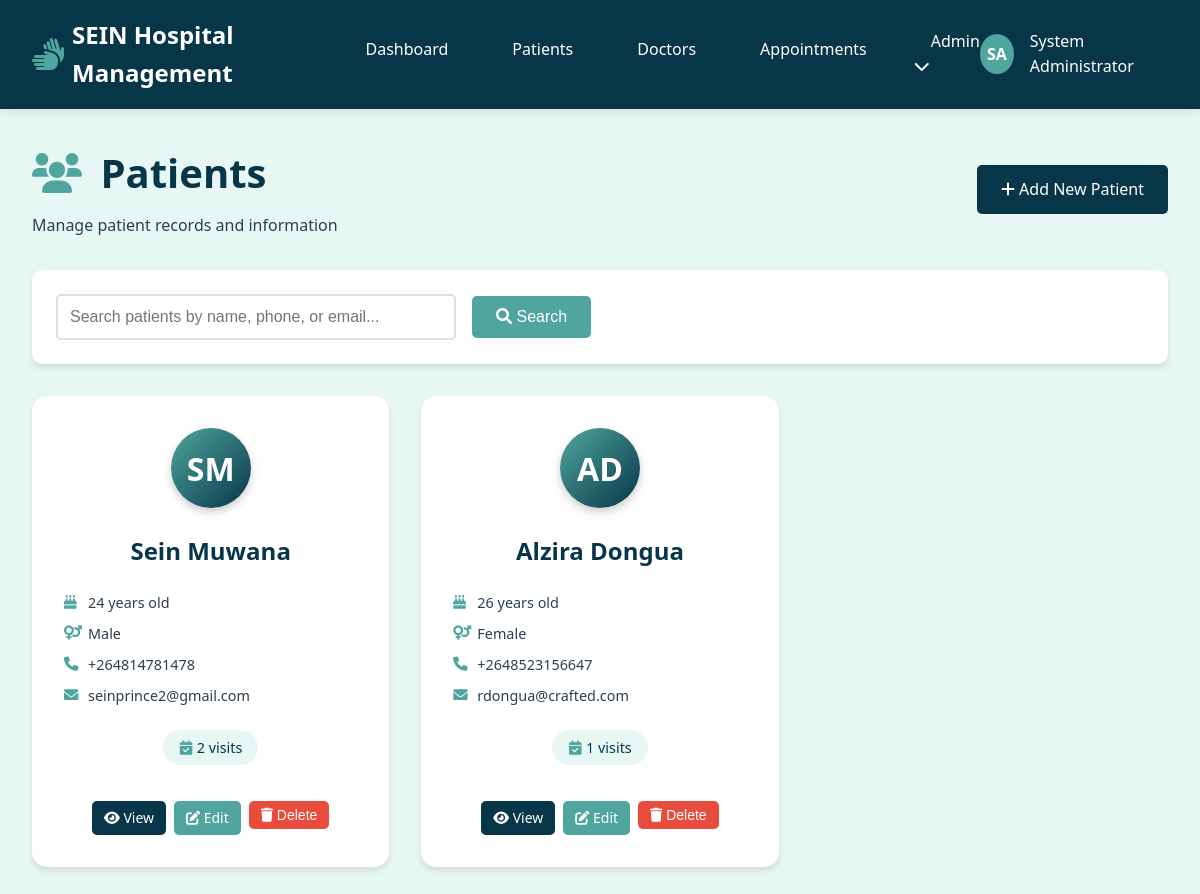
Before: /patients (signed in) with the older database file.
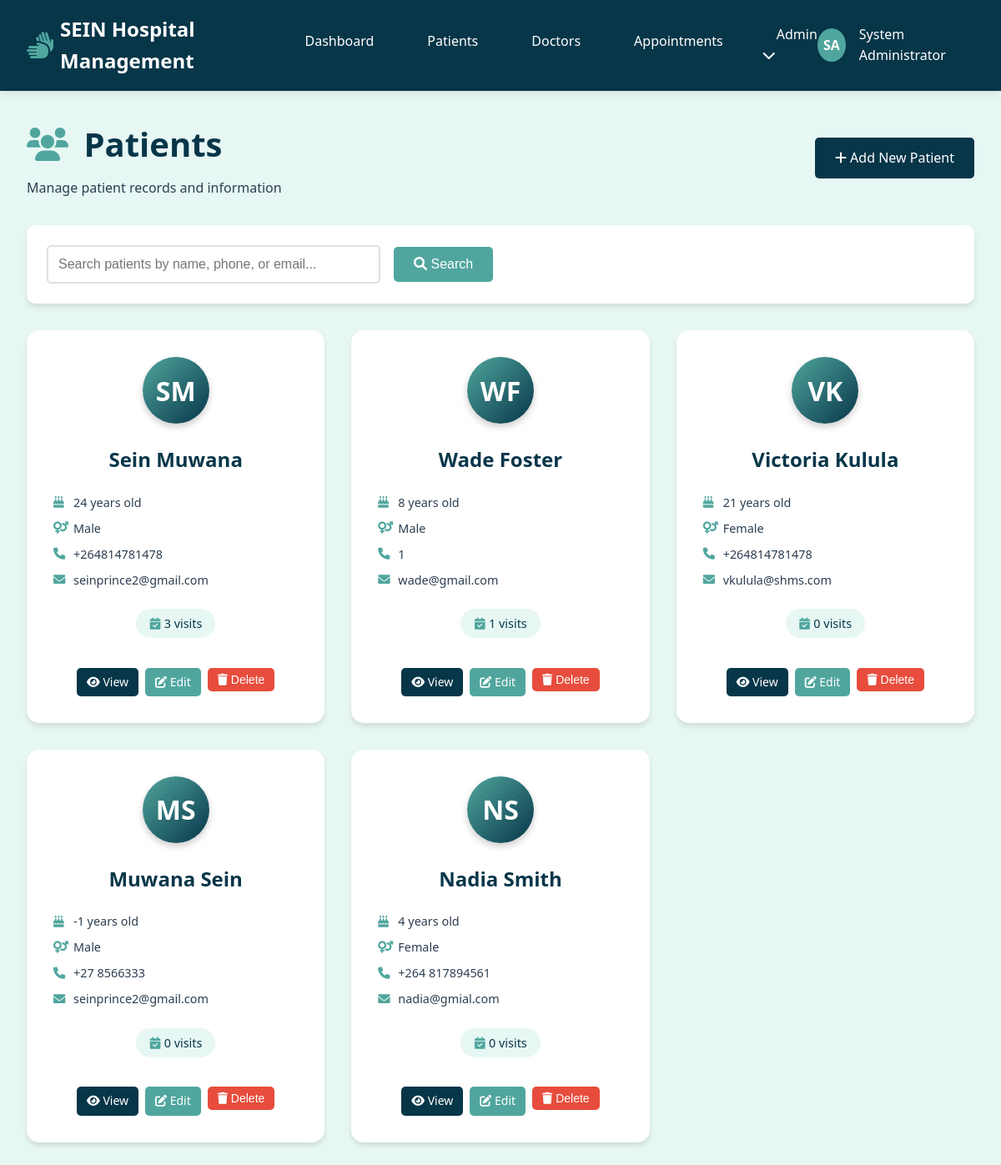
After: the same page with the newer database file.
### hospital/app.py (models this page shows)
class Patient(db.Model):
    id = db.Column(db.Integer, primary_key=True)
    first_name = db.Column(db.String(50), nullable=False)
    last_name = db.Column(db.String(50), nullable=False)
    date_of_birth = db.Column(db.Date, nullable=False)
    gender = db.Column(db.String(10), nullable=False)
    phone = db.Column(db.String(20))
    email = db.Column(db.String(100))
    address = db.Column(db.Text)
    emergency_contact = db.Column(db.String(100))
    emergency_phone = db.Column(db.String(20))
    created_at = db.Column(db.DateTime, default=datetime.utcnow)
    appointments = db.relationship('Appointment', backref='patient_ref', lazy=True)
    medical_records = db.relationship('MedicalRecord', backref='patient_ref', lazy=True)
    @property
    def age(self):
        today = date.today()
        return today.year - self.date_of_birth.year - ((today.month, today.day) < (self.date_of_birth.month, self.date_of_birth.day))
    @property
    def admission_count(self):
        return len(self.appointments)

### hospital/app.py (the view, shortened to what this page needs)
@app.route('/patients')
def patients():
    if 'user_id' not in session:
        return redirect(url_for('login'))
    search = request.args.get('search', '')
    page = request.args.get('page', 1, type=int)
    per_page = 10
    query = Patient.query
    patients = query.paginate(
        page=page, per_page=per_page, error_out=False
    )
    return render_template('patients/list.html', patients=patients, search=search)

### hospital/templates/patients/list.html (shortened to what this page needs)
{% extends "base.html" %}
{% block content %}
<div class="page-header">
    <div class="page-title">
        <h1><i class="fas fa-users"></i> Patients</h1>
        <p>Manage patient records and information</p>
    </div>
    <div class="page-actions">
        <a href="{{ url_for('add_patient') }}" class="btn btn-primary">
            <i class="fas fa-plus"></i> Add New Patient
        </a>
    </div>
</div>
<div class="search-section">
    <form method="GET" class="search-form">
        <div class="search-input-group">
            <input type="text" name="search" value="{{ search }}"
                   placeholder="Search patients by name, phone, or email..."
                   class="form-control search-input">
            <button type="submit" class="btn btn-secondary">
                <i class="fas fa-search"></i> Search
            </button>
        </div>
    </form>
</div>
<div class="patients-grid">
    {% for patient in patients.items %}
    <div class="patient-card">
        <div class="patient-avatar">
            <div class="avatar-circle">
                {{ patient.first_name[0] }}{{ patient.last_name[0] }}
            </div>
        </div>
        <div class="patient-info">
            <h3>{{ patient.first_name }} {{ patient.last_name }}</h3>
            <div class="patient-details">
                <p><i class="fas fa-birthday-cake"></i> {{ patient.age }} years old</p>
                <p><i class="fas fa-venus-mars"></i> {{ patient.gender }}</p>
                {% if patient.phone %}
                <p><i class="fas fa-phone"></i> {{ patient.phone }}</p>
                {% endif %}
                {% if patient.email %}
                <p><i class="fas fa-envelope"></i> {{ patient.email }}</p>
                {% endif %}
            </div>
            <div class="patient-stats">
                <span class="stat-badge">
                    <i class="fas fa-calendar-check"></i>
                    {{ patient.admission_count }} visits
                </span>
            </div>
        </div>
        <div class="patient-actions">
            <a href="{{ url_for('patient_detail', patient_id=patient.id) }}"
               class="btn btn-sm btn-primary">
                <i class="fas fa-eye"></i> View
            </a>
            <a href="{{ url_for('edit_patient', patient_id=patient.id) }}"
               class="btn btn-sm btn-secondary">
                <i class="fas fa-edit"></i> Edit
            </a>
            <form method="POST" action="{{ url_for('delete_patient', patient_id=patient.id) }}"
                  style="display: inline;"
                  onsubmit="return confirm('Are you sure you want to delete this patient? This will also delete all related appointments and medical records.')">
                <button type="submit" class="btn btn-sm btn-danger">
                    <i class="fas fa-trash"></i> Delete
                </button>
            </form>
        </div>
    </div>
    {% endfor %}
</div>
{% endblock %}

### hospital/templates/base.html (shortened to what this page needs)
<!DOCTYPE html>
<html lang="en">
<head>
    <link href="https://cdnjs.cloudflare.com/ajax/libs/font-awesome/6.0.0/css/all.min.css" rel="stylesheet">
    <link href="{{ url_for('static', filename='css/style.css') }}" rel="stylesheet">
</head>
<body>
    {% if session.user_id %}
    <header class="header">
        <div class="header-content">
            <div class="logo">
                <i class="fas fa-hands"></i>
                <span>SEIN Hospital Management</span>
            </div>
            <nav class="nav-links mobile-nav" id="mobileNav">
                <a href="{{ url_for('dashboard') }}" class="nav-link">Dashboard</a>
                <a href="{{ url_for('patients') }}" class="nav-link">Patients</a>
                <a href="{{ url_for('doctors') }}" class="nav-link">Doctors</a>
                <a href="{{ url_for('appointments') }}" class="nav-link">Appointments</a>
                {% if session.role == 'admin' %}
                <div class="nav-dropdown">
                    <a href="#" class="nav-link">Admin <i class="fas fa-chevron-down"></i></a>
                </div>
                {% endif %}
            </nav>
            <div class="user-profile desktop-user-profile">
                <div class="profile-avatar">
                    {{ session.first_name[0] }}{{ session.last_name[0] }}
                </div>
                <div class="profile-dropdown">
                    <span>{{ session.first_name }} {{ session.last_name }}</span>
                </div>
            </div>
        </div>
    </header>
    {% endif %}
    <main class="main-content">
        {% block content %}{% endblock %}
    </main>
</body>
</html>

### hospital/static/css/style.css (style rules this page uses)
:root { --primary-color: #073649; --secondary-color: #e7f7f4; --accent-color: #50a69e; --text-dark: #2c3e50; --text-light: #ffffff; --border-color: #e0e0e0; --success-color: #27ae60; --error-color: #e74c3c; --warning-color: #f39c12; --text-muted: #6c757d; }
* { margin: 0; padding: 0; box-sizing: border-box; }
body { font-family: "Segoe UI", Tahoma, Geneva, Verdana, sans-serif; background-color: var(--secondary-color); color: var(--text-dark); line-height: 1.6; }
.header { background-color: var(--primary-color); color: var(--text-light); padding: 1rem 0; box-shadow: 0 2px 10px rgba(0, 0, 0, 0.1); position: sticky; top: 0; z-index: 1000; }
.header-content { max-width: 1200px; margin: 0 auto; display: flex; justify-content: space-between; align-items: center; padding: 0 2rem; }
.logo { display: flex; align-items: center; gap: 0.5rem; font-size: 1.5rem; font-weight: bold; }
.logo i { font-size: 2rem; color: var(--accent-color); }
.nav-links { display: flex; gap: 2rem; }
.nav-link { color: var(--text-light); text-decoration: none; padding: 0.5rem 1rem; border-radius: 5px; transition: background-color 0.3s ease; }
.nav-dropdown { position: relative; display: inline-block; }
.user-profile { display: flex; align-items: center; gap: 1rem; position: relative; }
.profile-avatar { width: 40px; height: 40px; border-radius: 50%; background-color: var(--accent-color); display: flex; align-items: center; justify-content: center; font-weight: bold; font-size: 1rem; color: var(--text-light); }
.profile-dropdown { position: relative; cursor: pointer; }
.main-content { max-width: 1200px; margin: 2rem auto; padding: 0 2rem; }
.form-control { width: 100%; padding: 0.75rem; border: 2px solid var(--border-color); border-radius: 5px; font-size: 1rem; transition: border-color 0.3s ease; }
.btn { padding: 0.75rem 1.5rem; border: none; border-radius: 5px; font-size: 1rem; cursor: pointer; text-decoration: none; display: inline-block; text-align: center; transition: all 0.3s ease; }
.btn-primary { background-color: var(--primary-color); color: var(--text-light); }
.btn-secondary { background-color: var(--accent-color); color: var(--text-light); }
.btn-danger { background-color: var(--error-color); color: var(--text-light); }
.btn-sm { padding: 0.375rem 0.75rem; font-size: 0.875rem; }
.patient-info, .doctor-info { display: flex; flex-direction: column; gap: 0.25rem; }
.patient-info p, .doctor-info p { display: flex; align-items: center; gap: 0.5rem; color: var(--text-muted); font-size: 0.9rem; margin: 0; }
.patient-info i, .doctor-info i { color: var(--accent-color); width: 14px; }
.desktop-user-profile { display: flex; }

### hospital/templates/patients/list.html (style rules this page uses)
.page-header { display: flex; justify-content: space-between; align-items: center; margin-bottom: 2rem; flex-wrap: wrap; gap: 1rem; }
.page-title h1 { color: var(--primary-color); font-size: 2.5rem; margin-bottom: 0.5rem; }
.page-title h1 i { color: var(--accent-color); margin-right: 0.5rem; }
.search-section { background: white; padding: 1.5rem; border-radius: 10px; box-shadow: 0 4px 6px rgba(0, 0, 0, 0.1); margin-bottom: 2rem; }
.search-input-group { display: flex; gap: 1rem; align-items: center; }
.search-input { flex: 1; max-width: 400px; }
.patients-grid { display: grid; grid-template-columns: repeat(auto-fill, minmax(350px, 1fr)); gap: 2rem; margin-bottom: 2rem; }
.patient-card { background: white; border-radius: 15px; padding: 2rem; box-shadow: 0 4px 6px rgba(0, 0, 0, 0.1); transition: transform 0.3s ease, box-shadow 0.3s ease; }
.patient-avatar { text-align: center; margin-bottom: 1.5rem; }
.avatar-circle { width: 80px; height: 80px; border-radius: 50%; background: linear-gradient(135deg, var(--accent-color), var(--primary-color)); color: white; display: flex; align-items: center; justify-content: center; font-size: 2rem; font-weight: bold; margin: 0 auto; box-shadow: 0 4px 8px rgba(0, 0, 0, 0.2); }
.patient-info h3 { text-align: center; color: var(--primary-color); margin-bottom: 1rem; font-size: 1.5rem; }
.patient-details p { display: flex; align-items: center; gap: 0.5rem; margin-bottom: 0.5rem; color: var(--text-dark); }
.patient-details i { color: var(--accent-color); width: 16px; }
.patient-stats { text-align: center; margin: 1rem 0; }
.stat-badge { background: var(--secondary-color); color: var(--primary-color); padding: 0.5rem 1rem; border-radius: 20px; font-size: 0.9rem; font-weight: 500; }
.patient-actions { display: flex; gap: 0.5rem; justify-content: center; margin-top: 1.5rem; }

Changed rows visible on the page:
removed Patient: first_name "A", last_name "D", first_name "Alzira", last_name "Dongua", age "26", gender "Female", phone "+2648523156647", email "rdongua@crafted.com", admission_count "1"
computed for Patient (number 1 of 5 on the later page): admission_count "2" → "3"
added Patient: first_name "W", last_name "F", first_name "Wade", last_name "Foster", age "8", gender "Male", phone "1", email "wade@gmail.com", admission_count "1"
added Patient: first_name "V", last_name "K", first_name "Victoria", last_name "Kulula", age "21", gender "Female", phone "+264814781478", email "vkulula@shms.com", admission_count "0"
added Patient: first_name "M", last_name "S", first_name "Muwana", last_name "Sein", age "-1", gender "Male", phone "+27 8566333", email "seinprince2@gmail.com", admission_count "0"
added Patient: first_name "N", last_name "S", first_name "Nadia", last_name "Smith", age "4", gender "Female", phone "+264 817894561", email "nadia@gmial.com", admission_count "0"
